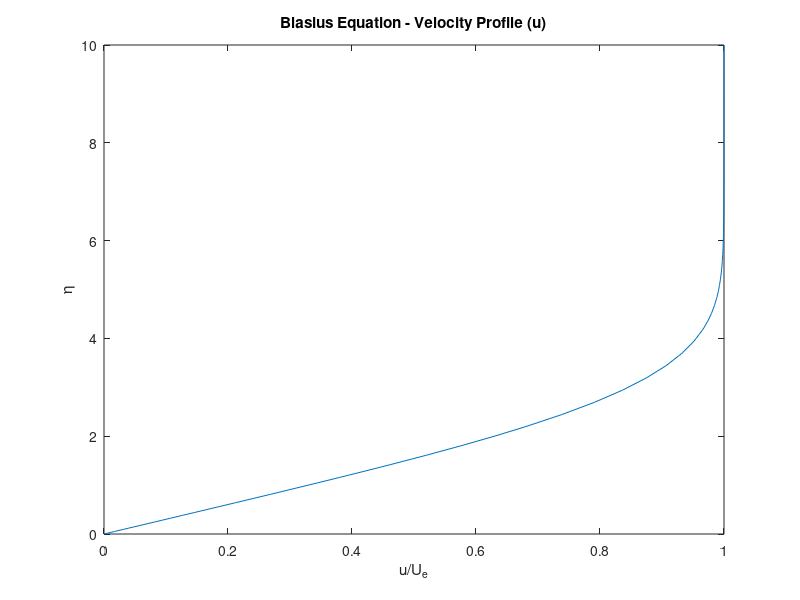

This figure's MATLAB source:
function blasius_solver()
    % Define the Blasius equation as a system of first-order ODEs
    blasius_eq = @(eta, y) [y(2); y(3); -0.5 * y(1) * y(3)];

    % Set the boundary conditions
    eta0 = 0;
    y0 = [0; 0; 0.332];

    % Define the integration interval
    eta_span = [eta0 10];

    % Solve the ODE using ode45
    [eta, solution] = ode45(blasius_eq, eta_span, y0);

    % Extract the solution components
    theta = solution(:, 1);
    u = solution(:, 2);
    f = solution(:, 3);

    % Plot the results
    figure;
    % subplot(3, 1, 1);
    % plot(theta, eta);
    % title('Blasius Equation - Boundary Layer Thickness (\theta)');
    % ylabel('\eta');

    % subplot(3, 1, 2);
    plot(u, eta);
    title('Blasius Equation - Velocity Profile (u)');
    ylabel('\eta');
    xlabel('u/U_e')

    % subplot(3, 1, 3);
    % plot(f, eta);
    % title('Blasius Equation - Shear Stress Profile (f)');
    %ylabel('\eta');

end
